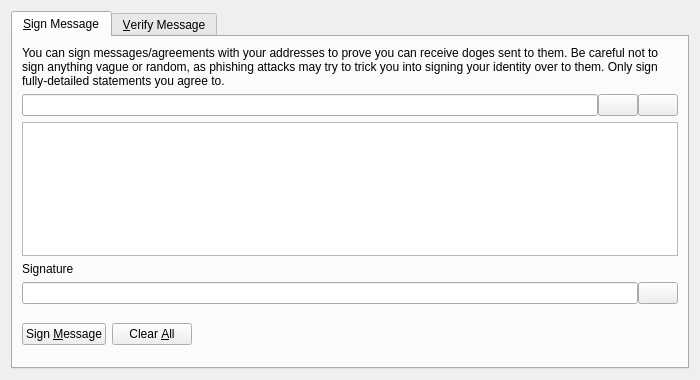
<?xml version="1.0" encoding="UTF-8"?>
<ui version="4.0">
 <class>SignVerifyMessageDialog</class>
 <widget class="QDialog" name="SignVerifyMessageDialog">
  <property name="geometry">
   <rect>
    <x>0</x>
    <y>0</y>
    <width>700</width>
    <height>380</height>
   </rect>
  </property>
  <property name="windowTitle">
   <string>Signatures - Sign / Verify a Message</string>
  </property>
  <property name="modal">
   <bool>true</bool>
  </property>
  <layout class="QVBoxLayout" name="verticalLayout">
   <item>
    <widget class="QTabWidget" name="tabWidget">
     <property name="currentIndex">
      <number>0</number>
     </property>
     <widget class="QWidget" name="tabSignMessage">
      <attribute name="title">
       <string>&amp;Sign Message</string>
      </attribute>
      <layout class="QVBoxLayout" name="verticalLayout_SM">
       <item>
        <widget class="QLabel" name="infoLabel_SM">
         <property name="text">
          <string>You can sign messages/agreements with your addresses to prove you can receive doges sent to them. Be careful not to sign anything vague or random, as phishing attacks may try to trick you into signing your identity over to them. Only sign fully-detailed statements you agree to.</string>
         </property>
         <property name="textFormat">
          <enum>Qt::PlainText</enum>
         </property>
         <property name="wordWrap">
          <bool>true</bool>
         </property>
        </widget>
       </item>
       <item>
        <layout class="QHBoxLayout" name="horizontalLayout_1_SM">
         <property name="spacing">
          <number>0</number>
         </property>
         <item>
          <widget class="QValidatedLineEdit" name="addressIn_SM">
           <property name="toolTip">
            <string>The Doge address to sign the message with</string>
           </property>
          </widget>
         </item>
         <item>
          <widget class="QPushButton" name="addressBookButton_SM">
           <property name="toolTip">
            <string>Choose previously used address</string>
           </property>
           <property name="text">
            <string/>
           </property>
           <property name="icon">
            <iconset resource="../bitcoin.qrc">
             <normaloff>:/icons/address-book</normaloff>:/icons/address-book</iconset>
           </property>
           <property name="shortcut">
            <string>Alt+A</string>
           </property>
           <property name="autoDefault">
            <bool>false</bool>
           </property>
          </widget>
         </item>
         <item>
          <widget class="QPushButton" name="pasteButton_SM">
           <property name="toolTip">
            <string>Paste address from clipboard</string>
           </property>
           <property name="text">
            <string/>
           </property>
           <property name="icon">
            <iconset resource="../bitcoin.qrc">
             <normaloff>:/icons/editpaste</normaloff>:/icons/editpaste</iconset>
           </property>
           <property name="shortcut">
            <string>Alt+P</string>
           </property>
           <property name="autoDefault">
            <bool>false</bool>
           </property>
          </widget>
         </item>
        </layout>
       </item>
       <item>
        <widget class="QPlainTextEdit" name="messageIn_SM">
         <property name="toolTip">
          <string>Enter the message you want to sign here</string>
         </property>
        </widget>
       </item>
       <item>
        <widget class="QLabel" name="signatureLabel_SM">
         <property name="text">
          <string>Signature</string>
         </property>
         <property name="textFormat">
          <enum>Qt::PlainText</enum>
         </property>
        </widget>
       </item>
       <item>
        <layout class="QHBoxLayout" name="horizontalLayout_2_SM">
         <property name="spacing">
          <number>0</number>
         </property>
         <item>
          <widget class="QLineEdit" name="signatureOut_SM">
           <property name="font">
            <font>
             <italic>true</italic>
            </font>
           </property>
           <property name="readOnly">
            <bool>true</bool>
           </property>
          </widget>
         </item>
         <item>
          <widget class="QPushButton" name="copySignatureButton_SM">
           <property name="toolTip">
            <string>Copy the current signature to the system clipboard</string>
           </property>
           <property name="text">
            <string/>
           </property>
           <property name="icon">
            <iconset resource="../bitcoin.qrc">
             <normaloff>:/icons/editcopy</normaloff>:/icons/editcopy</iconset>
           </property>
           <property name="autoDefault">
            <bool>false</bool>
           </property>
          </widget>
         </item>
        </layout>
       </item>
       <item>
        <layout class="QHBoxLayout" name="horizontalLayout_3_SM">
         <item>
          <widget class="QPushButton" name="signMessageButton_SM">
           <property name="toolTip">
            <string>Sign the message to prove you own this Doge address</string>
           </property>
           <property name="text">
            <string>Sign &amp;Message</string>
           </property>
           <property name="icon">
            <iconset resource="../bitcoin.qrc">
             <normaloff>:/icons/edit</normaloff>:/icons/edit</iconset>
           </property>
           <property name="autoDefault">
            <bool>false</bool>
           </property>
          </widget>
         </item>
         <item>
          <widget class="QPushButton" name="clearButton_SM">
           <property name="toolTip">
            <string>Reset all sign message fields</string>
           </property>
           <property name="text">
            <string>Clear &amp;All</string>
           </property>
           <property name="icon">
            <iconset resource="../bitcoin.qrc">
             <normaloff>:/icons/remove</normaloff>:/icons/remove</iconset>
           </property>
           <property name="autoDefault">
            <bool>false</bool>
           </property>
          </widget>
         </item>
         <item>
          <spacer name="horizontalSpacer_1_SM">
           <property name="orientation">
            <enum>Qt::Horizontal</enum>
           </property>
           <property name="sizeHint" stdset="0">
            <size>
             <width>40</width>
             <height>48</height>
            </size>
           </property>
          </spacer>
         </item>
         <item>
          <widget class="QLabel" name="statusLabel_SM">
           <property name="font">
            <font>
             <weight>75</weight>
             <bold>true</bold>
            </font>
           </property>
           <property name="text">
            <string/>
           </property>
           <property name="wordWrap">
            <bool>true</bool>
           </property>
          </widget>
         </item>
         <item>
          <spacer name="horizontalSpacer_2_SM">
           <property name="orientation">
            <enum>Qt::Horizontal</enum>
           </property>
           <property name="sizeHint" stdset="0">
            <size>
             <width>40</width>
             <height>48</height>
            </size>
           </property>
          </spacer>
         </item>
        </layout>
       </item>
      </layout>
     </widget>
     <widget class="QWidget" name="tabVerifyMessage">
      <attribute name="title">
       <string>&amp;Verify Message</string>
      </attribute>
      <layout class="QVBoxLayout" name="verticalLayout_VM">
       <item>
        <widget class="QLabel" name="infoLabel_VM">
         <property name="text">
          <string>Enter the receiver's address, message (ensure you copy line breaks, spaces, tabs, etc. exactly) and signature below to verify the message. Be careful not to read more into the signature than what is in the signed message itself, to avoid being tricked by a man-in-the-middle attack. Note that this only proves the signing party receives with the address, it cannot prove sendership of any transaction!</string>
         </property>
         <property name="textFormat">
          <enum>Qt::PlainText</enum>
         </property>
         <property name="alignment">
          <set>Qt::AlignLeading|Qt::AlignLeft|Qt::AlignTop</set>
         </property>
         <property name="wordWrap">
          <bool>true</bool>
         </property>
        </widget>
       </item>
       <item>
        <layout class="QHBoxLayout" name="horizontalLayout_1_VM">
         <property name="spacing">
          <number>0</number>
         </property>
         <item>
          <widget class="QValidatedLineEdit" name="addressIn_VM">
           <property name="toolTip">
            <string>The Doge address the message was signed with</string>
           </property>
          </widget>
         </item>
         <item>
          <widget class="QPushButton" name="addressBookButton_VM">
           <property name="toolTip">
            <string>Choose previously used address</string>
           </property>
           <property name="text">
            <string/>
           </property>
           <property name="icon">
            <iconset resource="../bitcoin.qrc">
             <normaloff>:/icons/address-book</normaloff>:/icons/address-book</iconset>
           </property>
           <property name="shortcut">
            <string>Alt+A</string>
           </property>
           <property name="autoDefault">
            <bool>false</bool>
           </property>
          </widget>
         </item>
        </layout>
       </item>
       <item>
        <widget class="QPlainTextEdit" name="messageIn_VM"/>
       </item>
       <item>
        <widget class="QValidatedLineEdit" name="signatureIn_VM"/>
       </item>
       <item>
        <layout class="QHBoxLayout" name="horizontalLayout_2_VM">
         <item>
          <widget class="QPushButton" name="verifyMessageButton_VM">
           <property name="toolTip">
            <string>Verify the message to ensure it was signed with the specified Doge address</string>
           </property>
           <property name="text">
            <string>Verify &amp;Message</string>
           </property>
           <property name="icon">
            <iconset resource="../bitcoin.qrc">
             <normaloff>:/icons/transaction_0</normaloff>:/icons/transaction_0</iconset>
           </property>
           <property name="autoDefault">
            <bool>false</bool>
           </property>
          </widget>
         </item>
         <item>
          <widget class="QPushButton" name="clearButton_VM">
           <property name="toolTip">
            <string>Reset all verify message fields</string>
           </property>
           <property name="text">
            <string>Clear &amp;All</string>
           </property>
           <property name="icon">
            <iconset resource="../bitcoin.qrc">
             <normaloff>:/icons/remove</normaloff>:/icons/remove</iconset>
           </property>
           <property name="autoDefault">
            <bool>false</bool>
           </property>
          </widget>
         </item>
         <item>
          <spacer name="horizontalSpacer_1_VM">
           <property name="orientation">
            <enum>Qt::Horizontal</enum>
           </property>
           <property name="sizeHint" stdset="0">
            <size>
             <width>40</width>
             <height>48</height>
            </size>
           </property>
          </spacer>
         </item>
         <item>
          <widget class="QLabel" name="statusLabel_VM">
           <property name="font">
            <font>
             <weight>75</weight>
             <bold>true</bold>
            </font>
           </property>
           <property name="text">
            <string/>
           </property>
           <property name="wordWrap">
            <bool>true</bool>
           </property>
          </widget>
         </item>
         <item>
          <spacer name="horizontalSpacer_2_VM">
           <property name="orientation">
            <enum>Qt::Horizontal</enum>
           </property>
           <property name="sizeHint" stdset="0">
            <size>
             <width>40</width>
             <height>48</height>
            </size>
           </property>
          </spacer>
         </item>
        </layout>
       </item>
      </layout>
     </widget>
    </widget>
   </item>
  </layout>
 </widget>
 <customwidgets>
  <customwidget>
   <class>QValidatedLineEdit</class>
   <extends>QLineEdit</extends>
   <header>qt/qvalidatedlineedit.h</header>
  </customwidget>
 </customwidgets>
 <resources>
  <include location="../bitcoin.qrc"/>
 </resources>
 <connections/>
</ui>
